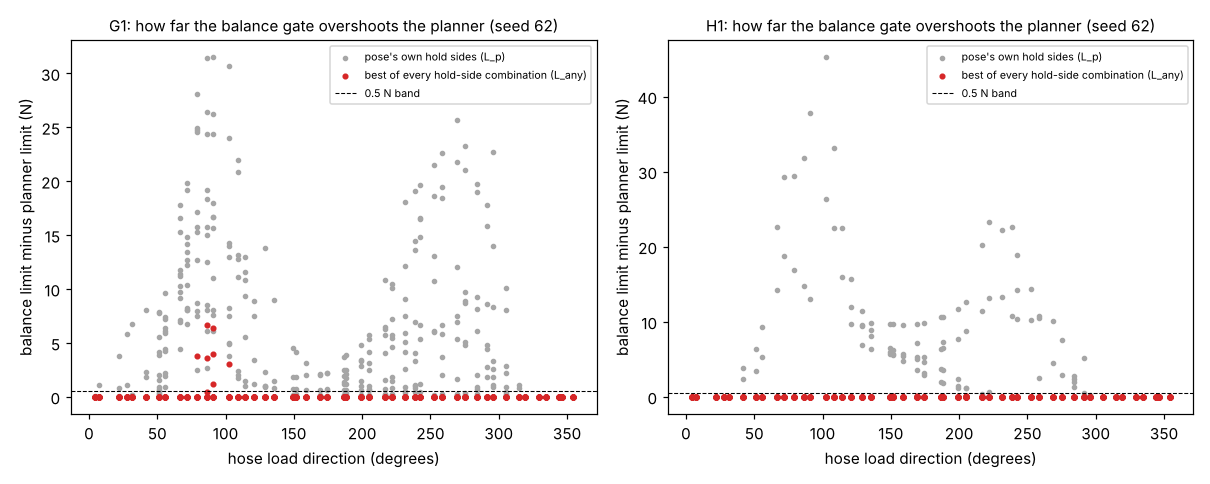

Python code for this plot:
"""Figure for milestone 62: python experiments/m62_exactgate/figure.py (reads results.json)."""
import json
import os

import matplotlib
matplotlib.use("Agg")
import matplotlib.pyplot as plt  # noqa: E402
import numpy as np  # noqa: E402

HERE = os.path.dirname(os.path.abspath(__file__))
D = json.load(open(os.path.join(HERE, "results.json")))
phis = np.array([p for _, p in D["loads"]])
fig, axes = plt.subplots(1, 2, figsize=(11, 4.4), sharey=False)
for ax, n in zip(axes, ("g1", "h1")):
    gp, ga = [], []
    for k in D["limits"]:
        if f"'{n}'" not in k:
            continue
        for p, a, b, x in zip(phis, D["limits"][k], D["lp"][k], D["lany"][k]):
            if a is None:
                continue
            if b is not None:
                gp.append((p, a - b))
            if x is not None and x["L"] is not None:
                ga.append((p, a - x["L"]))
    gp, ga = np.array(gp), np.array(ga)
    ax.scatter(gp[:, 0], gp[:, 1], s=7, color="0.65", label="pose's own hold sides (L_p)")
    ax.scatter(ga[:, 0], ga[:, 1], s=9, color="C3", label="best of every hold-side combination (L_any)")
    ax.axhline(D["band"], color="k", lw=0.7, ls="--", label=f"{D['band']:g} N band")
    ax.set_xlabel("hose load direction (degrees)")
    ax.set_ylabel("balance limit minus planner limit (N)")
    ax.set_title(f"{n.upper()}: how far the balance gate overshoots the planner (seed {D['seed']})", fontsize=10)
    ax.legend(fontsize=7)
fig.tight_layout()
fig.savefig(os.path.join(HERE, "figure.png"), dpi=110)
print("wrote figure.png")
